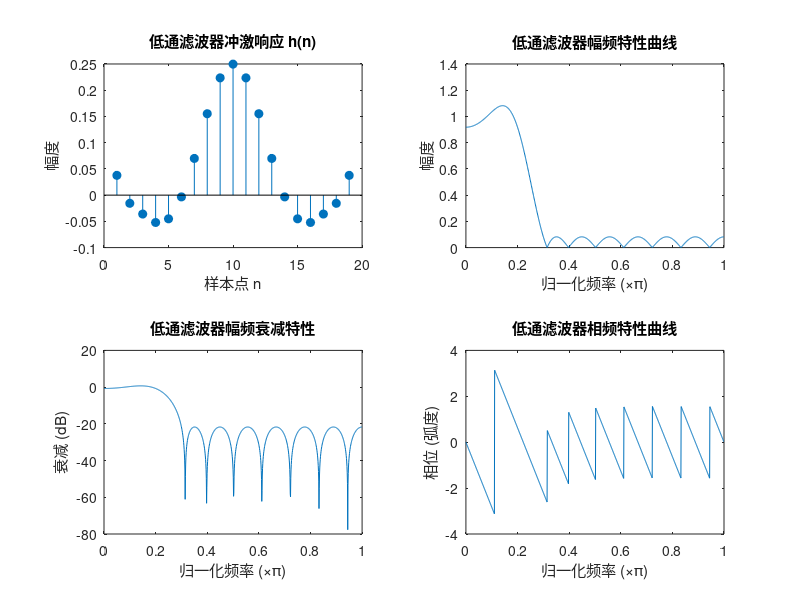
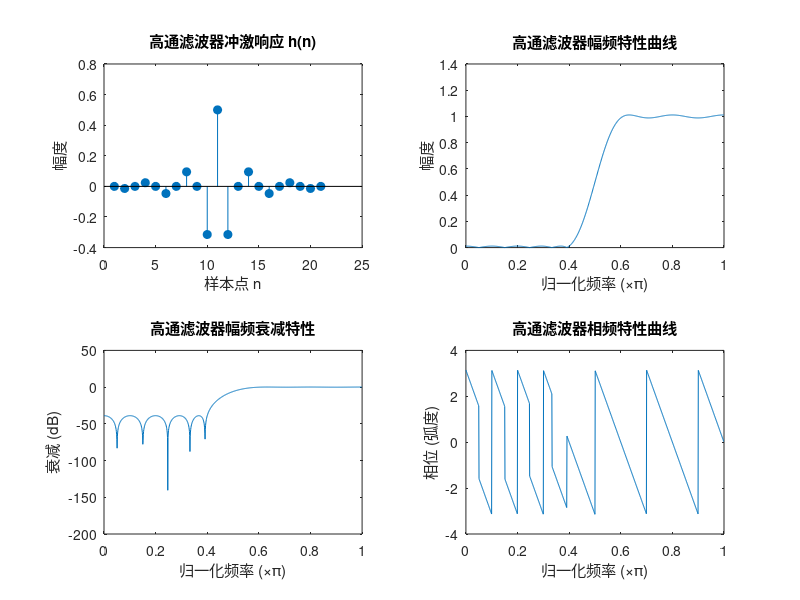
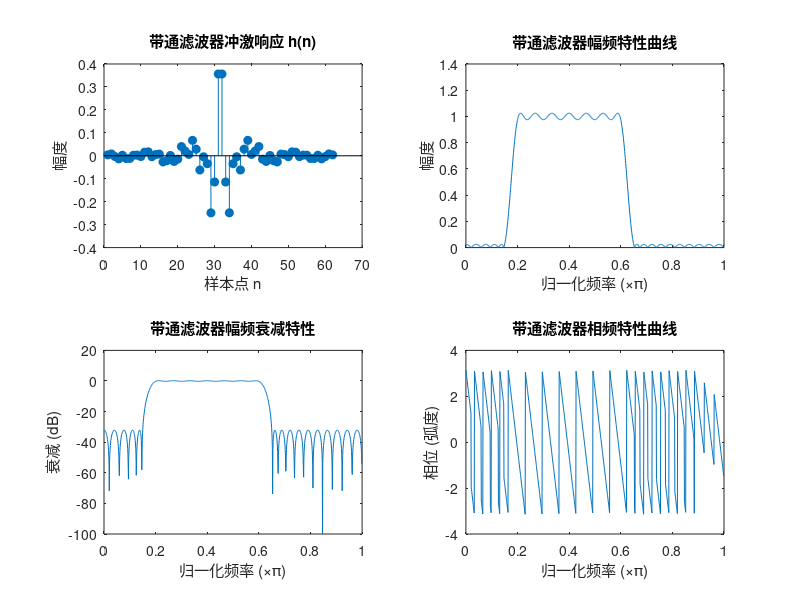
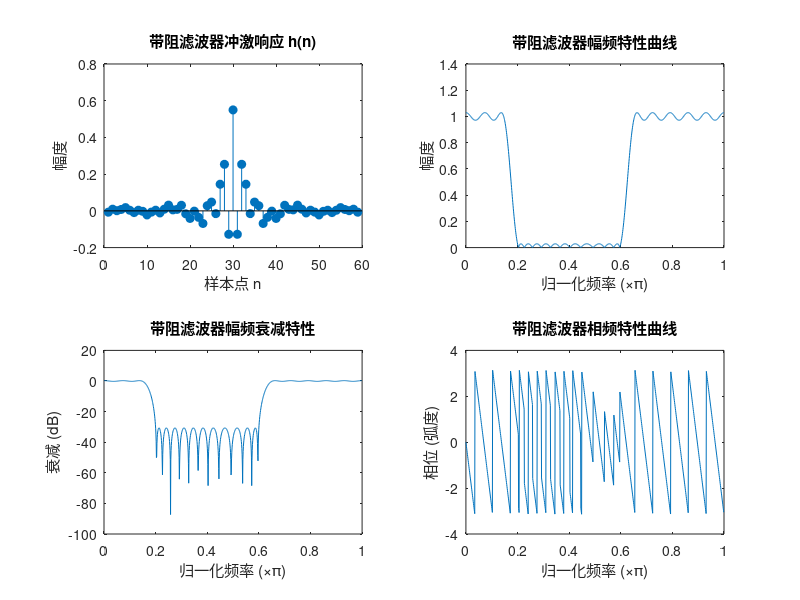

Source code (MATLAB) for these figures, in order:

Fs = 1; % 归一化频率设计 (Fs = 1 表示数字信号的归一化)

%% 1. 低通滤波器设计
wp = 0.2; % 通带截止频率 (归一化)
ws = 0.3; % 阻带开始频率 (归一化)
dp = 1 - 10^(-1/20); % 通带波动 1dB
ds = 10^(-24/20);    % 阻带衰减 24dB
N = firpmord([wp, ws], [1, 0], [dp, ds]); % 估算滤波器阶数
b_lowpass = firpm(N, [0 wp ws 1], [1 1 0 0]); % FIR设计

% 绘制低通滤波器曲线
figure('Name', '低通滤波器特性');
subplot(2, 2, 1);
stem(b_lowpass, 'filled');
title('低通滤波器冲激响应 h(n)');
xlabel('样本点 n'); ylabel('幅度');

subplot(2, 2, 2);
[H, w] = freqz(b_lowpass, 1, 1024);
plot(w/pi, abs(H));
title('低通滤波器幅频特性曲线');
xlabel('归一化频率 (\times\pi)'); ylabel('幅度');

subplot(2, 2, 3);
plot(w/pi, 20*log10(abs(H)));
title('低通滤波器幅频衰减特性');
xlabel('归一化频率 (\times\pi)'); ylabel('衰减 (dB)');

subplot(2, 2, 4);
plot(w/pi, angle(H));
title('低通滤波器相频特性曲线');
xlabel('归一化频率 (\times\pi)'); ylabel('相位 (弧度)');

%% 2. 高通滤波器设计
ws = 0.4; % 阻带截止频率 (归一化)
wp = 0.6; % 通带开始频率 (归一化)
dp = 1 - 10^(-0.2/20); % 通带波动 0.2dB
ds = 10^(-43/20);      % 阻带衰减 43dB
N = firpmord([ws, wp], [0, 1], [ds, dp]); % 估算滤波器阶数
b_highpass = firpm(N, [0 ws wp 1], [0 0 1 1]); % FIR设计

% 绘制高通滤波器曲线
figure('Name', '高通滤波器特性');
subplot(2, 2, 1);
stem(b_highpass, 'filled');
title('高通滤波器冲激响应 h(n)');
xlabel('样本点 n'); ylabel('幅度');

subplot(2, 2, 2);
[H, w] = freqz(b_highpass, 1, 1024);
plot(w/pi, abs(H));
title('高通滤波器幅频特性曲线');
xlabel('归一化频率 (\times\pi)'); ylabel('幅度');

subplot(2, 2, 3);
plot(w/pi, 20*log10(abs(H)));
title('高通滤波器幅频衰减特性');
xlabel('归一化频率 (\times\pi)'); ylabel('衰减 (dB)');

subplot(2, 2, 4);
plot(w/pi, angle(H));
title('高通滤波器相频特性曲线');
xlabel('归一化频率 (\times\pi)'); ylabel('相位 (弧度)');

%% 3. 带通滤波器设计
wp1 = 0.2; wp2 = 0.6; % 通带范围 (归一化)
ws1 = 0.15; ws2 = 0.65; % 阻带范围 (归一化)
dp = 1 - 10^(-1/20); % 通带波动 1dB
ds = 10^(-50/20);    % 阻带衰减 50dB
N = firpmord([ws1 wp1 wp2 ws2], [0 1 0], [ds dp ds]); % 估算滤波器阶数
b_bandpass = firpm(N, [0 ws1 wp1 wp2 ws2 1], [0 0 1 1 0 0]); % FIR设计

% 绘制带通滤波器曲线
figure('Name', '带通滤波器特性');
subplot(2, 2, 1);
stem(b_bandpass, 'filled');
title('带通滤波器冲激响应 h(n)');
xlabel('样本点 n'); ylabel('幅度');

subplot(2, 2, 2);
[H, w] = freqz(b_bandpass, 1, 1024);
plot(w/pi, abs(H));
title('带通滤波器幅频特性曲线');
xlabel('归一化频率 (\times\pi)'); ylabel('幅度');

subplot(2, 2, 3);
plot(w/pi, 20*log10(abs(H)));
title('带通滤波器幅频衰减特性');
xlabel('归一化频率 (\times\pi)'); ylabel('衰减 (dB)');

subplot(2, 2, 4);
plot(w/pi, angle(H));
title('带通滤波器相频特性曲线');
xlabel('归一化频率 (\times\pi)'); ylabel('相位 (弧度)');

%% 4. 带阻滤波器设计
ws1 = 0.2; ws2 = 0.6; % 阻带范围 (归一化)
wp1 = 0.15; wp2 = 0.65; % 通带范围 (归一化)
dp = 1 - 10^(-1/20); % 通带波动 1dB
ds = 10^(-45/20);    % 阻带衰减 45dB
N = firpmord([wp1 ws1 ws2 wp2], [1 0 1], [dp ds dp]); % 估算滤波器阶数
b_bandstop = firpm(N, [0 wp1 ws1 ws2 wp2 1], [1 1 0 0 1 1]); % FIR设计

% 绘制带阻滤波器曲线
figure('Name', '带阻滤波器特性');
subplot(2, 2, 1);
stem(b_bandstop, 'filled');
title('带阻滤波器冲激响应 h(n)');
xlabel('样本点 n'); ylabel('幅度');

subplot(2, 2, 2);
[H, w] = freqz(b_bandstop, 1, 1024);
plot(w/pi, abs(H));
title('带阻滤波器幅频特性曲线');
xlabel('归一化频率 (\times\pi)'); ylabel('幅度');

subplot(2, 2, 3);
plot(w/pi, 20*log10(abs(H)));
title('带阻滤波器幅频衰减特性');
xlabel('归一化频率 (\times\pi)'); ylabel('衰减 (dB)');

subplot(2, 2, 4);
plot(w/pi, angle(H));
title('带阻滤波器相频特性曲线');
xlabel('归一化频率 (\times\pi)'); ylabel('相位 (弧度)');
